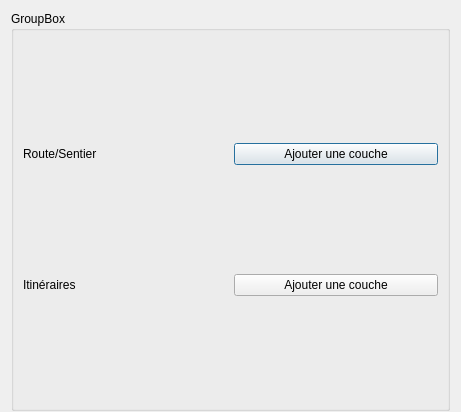
<?xml version="1.0" encoding="UTF-8"?>
<ui version="4.0">
 <class>PluginTestDialogBase</class>
 <widget class="QDialog" name="PluginTestDialogBase">
  <property name="geometry">
   <rect>
    <x>0</x>
    <y>0</y>
    <width>461</width>
    <height>412</height>
   </rect>
  </property>
  <property name="minimumSize">
   <size>
    <width>200</width>
    <height>200</height>
   </size>
  </property>
  <property name="maximumSize">
   <size>
    <width>700</width>
    <height>700</height>
   </size>
  </property>
  <property name="windowTitle">
   <string>Plugin Test</string>
  </property>
  <layout class="QGridLayout" name="gridLayout">
   <item row="0" column="0">
    <widget class="QGroupBox" name="groupBox">
     <property name="minimumSize">
      <size>
       <width>400</width>
       <height>400</height>
      </size>
     </property>
     <property name="title">
      <string>GroupBox</string>
     </property>
     <layout class="QVBoxLayout" name="verticalLayout">
      <item>
       <layout class="QHBoxLayout" name="horizontalLayout_3">
        <item>
         <widget class="QLabel" name="label_route">
          <property name="text">
           <string>Route/Sentier</string>
          </property>
         </widget>
        </item>
        <item>
         <widget class="QPushButton" name="Button_iti">
          <property name="text">
           <string>Ajouter une couche</string>
          </property>
         </widget>
        </item>
       </layout>
      </item>
      <item>
       <layout class="QHBoxLayout" name="horizontalLayout_2">
        <item>
         <widget class="QLabel" name="label_iti">
          <property name="text">
           <string>Itinéraires</string>
          </property>
         </widget>
        </item>
        <item>
         <widget class="QPushButton" name="Button_route">
          <property name="text">
           <string>Ajouter une couche</string>
          </property>
         </widget>
        </item>
       </layout>
      </item>
     </layout>
    </widget>
   </item>
  </layout>
 </widget>
 <resources/>
 <connections/>
</ui>
